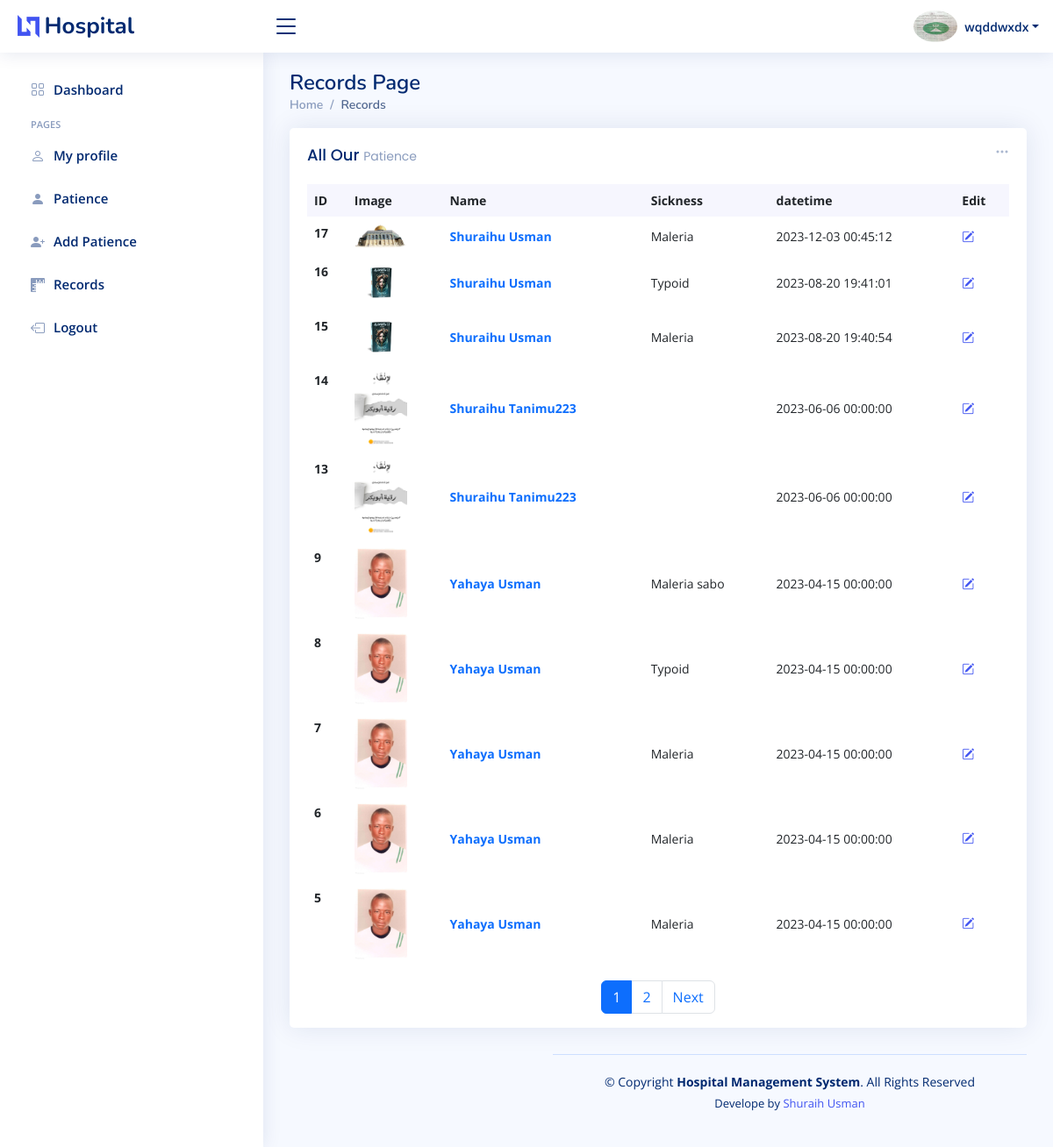
The app's page /record.php (signed in) with its own data.
### tables this page shows
CREATE TABLE `doctor` (
  `id` int(11) NOT NULL,
  `fullname` varchar(220) DEFAULT NULL,
  `username` varchar(20) DEFAULT NULL,
  `passwords` varchar(20) DEFAULT NULL,
  `images` varchar(250) DEFAULT NULL,
  `rank` varchar(15) DEFAULT NULL,
  `department` varchar(20) DEFAULT NULL,
  `gender` varchar(50) NOT NULL,
  `address` text NOT NULL
);

CREATE TABLE `record` (
  `id` int(11) NOT NULL,
  `sickness` varchar(220) DEFAULT NULL,
  `drug` varchar(50) DEFAULT NULL,
  `descriptions` varchar(200) DEFAULT NULL,
  `images` varchar(50) DEFAULT NULL,
  `pt_id` int(11) NOT NULL,
  `fullname` varchar(222) NOT NULL,
  `dates` datetime NOT NULL,
  `d_id` int(11) NOT NULL
);

### record.php (the view, shortened to what this page needs)
<?php
require_once('config/config.php');
require_once('includes/header.php');
if (isset($_GET['id'])) {
  $sql = "SELECT * FROM record WHERE id='".$_GET['id']."'";
$res = $db->query($sql);
$record = $res->fetch_assoc();
$sql = "SELECT * FROM patience WHERE id = '".$record['pt_id']."'";
$res = $db->query($sql);
$patience = $res->fetch_assoc();
$sql = $db->prepare("SELECT record.*, COALESCE(admin_tb.username, doctor.username) AS adc_name
 FROM record
 LEFT JOIN admin_tb ON record.d_id = admin_tb.id
 LEFT JOIN doctor ON record.d_id = doctor.id
 WHERE record.id=?
 ");
 $sql->bind_param('s',$_GET['id']);
 $sql->execute();
 $admin = $sql->get_result()->fetch_array();
 $admin =  $admin['adc_name'];
?>
<main id="main" class="main">
<div class="pagetitle">
  <h1>Record Page</h1>
  <nav>
    <ol class="breadcrumb">
      <li class="breadcrumb-item"><a href="dashboard.php">Home</a></li>
      <li class="breadcrumb-item active">Patience Record</li>
    </ol>
  </nav>
</div>
<section class="section profile">
      <div class="row">
        <div class="col-xl-4">
          <div class="card">
            <div class="card-body profile-card pt-4 d-flex flex-column align-items-center">
              <img src="admin/uploads/<?php echo $record['images'];?>" alt="Profile" class="rounded-circle">
              <h2><?php echo $patience['firstname'];?></h2>
              <h3><?php echo $patience['surname'].' '.$patience['middlename'];?></h3>
              <div class="social-links mt-2">
                <a href="#" class="twitter"><i class="bi bi-twitter"></i></a>
                <a href="#" class="facebook"><i class="bi bi-facebook"></i></a>
                <a href="#" class="instagram"><i class="bi bi-instagram"></i></a>
                <a href="#" class="linkedin"><i class="bi bi-linkedin"></i></a>
              </div>
<button type="button" class="btn btn-primary" data-bs-toggle="modal" data-bs-target="#myModal">
  Open Modal
</button>
            </div>
          </div>
        </div>
        <div class="col-xl-8">
          <div class="card">
            <div class="card-body pt-3">
              <ul class="nav nav-tabs nav-tabs-bordered" role="tablist">
                <li class="nav-item" role="presentation">
                  <button class="nav-link active" data-bs-toggle="tab" data-bs-target="#profile-overview" aria-selected="true" role="tab">Overview</button>
                </li>
                <li class="nav-item" role="presentation">
                  <button class="nav-link" data-bs-toggle="tab" data-bs-target="#profile-edit" aria-selected="false" tabindex="-1" role="tab">Record Details</button>
                </li>
                <li class="nav-item" role="presentation">
                  <button class="nav-link" data-bs-toggle="tab" data-bs-target="#profile-settings" aria-selected="false" tabindex="-1" role="tab">Drug Prescription</button>
                </li>
              </ul>
              <div class="tab-content pt-2">
                <div class="tab-pane fade show active profile-overview" id="profile-overview" role="tabpanel">
                  <h5 class="card-title">About</h5>
                  <p class="small fst-italic">Sunt est soluta temporibus accusantium neque nam maiores cumque temporibus. Tempora libero non est unde veniam est qui dolor. Ut sunt iure rerum quae quisquam autem eveniet perspiciatis odit. Fuga sequi sed ea saepe at unde.</p>
                  <h5 class="card-title">Patience Details</h5>
                  <div class="row">
                    <div class="col-lg-3 col-md-4 label ">First Name</div>
                    <div class="col-lg-9 col-md-8"><?php echo $patience['firstname'];?></div>
                  </div>
                  <div class="row">
                    <div class="col-lg-3 col-md-4 label">Surname / Middle Name</div>
                    <div class="col-lg-9 col-md-8"><?php echo $patience['surname'].' '.$patience['middlename'];?></div>
                  </div>
                  <div class="row">
                    <div class="col-lg-3 col-md-4 label">Gender</div>
                    <div class="col-lg-9 col-md-8"><?php echo $patience['gender'];?></div>
                  </div>
                  <div class="row">
                    <div class="col-lg-3 col-md-4 label">Address</div>
                    <div class="col-lg-9 col-md-8"><?php echo $patience['addresss'];?></div>
                  </div>
                  <div class="row">
                    <div class="col-lg-3 col-md-4 label">Created on</div>
                    <div class="col-lg-9 col-md-8"><?php echo $record['dates'];?></div>
                  </div>
                  <div class="row">
                    <div class="col-lg-3 col-md-4 label">Record open by</div>
                    <div class="col-lg-9 col-md-8"><?php echo $admin;?></div>
                  </div>
                </div>
                <div class="tab-pane fade show active profile-overview" id="profile-edit" role="tabpanel">
                  <div class="row">
                    <div class="col-lg-3 col-md-4 label">Sickness</div>
                    <div class="col-lg-9 col-md-8"><?php echo $record['sickness'];?></div>
                  </div>
                  <div class="row">
                    <div class="col-lg-3 col-md-4 label">Drug</div>
                    <div class="col-lg-9 col-md-8"><?php echo $record['drug'];?></div>
                  </div>
                  <div class="row">
                    <div class="col-lg-3 col-md-4 label">Assigned Doctor</div>
                    <div class="col-lg-9 col-md-8"><?php echo $admin;?></div>
                  </div>
                  <div class="row">
                    <div class="col-lg-3 col-md-4 label">Record date</div>
                    <div class="col-lg-9 col-md-8"><?php echo $record['dates'];?></div>
                  </div>
                </div>
                <div class="tab-pane fade show active profile-overview" id="profile-settings" role="tabpanel">
                  <div class="row">
                    <div class="col-lg-3 col-md-4 label">Description</div>
                    <div class="col-lg-9 col-md-8"><?php echo $record['descriptions'];?></div>
                  </div>
                </div>
                <div class="tab-pane fade pt-3" id="profile-change-password" role="tabpanel">
                  <form>
                    <div class="row mb-3">
                      <label for="currentPassword" class="col-md-4 col-lg-3 col-form-label">Current Password</label>
                      <div class="col-md-8 col-lg-9">
                        <input name="password" type="password" class="form-control" id="currentPassword">
                      </div>
                    </div>
                    <div class="row mb-3">
                      <label for="newPassword" class="col-md-4 col-lg-3 col-form-label">New Password</label>
                      <div class="col-md-8 col-lg-9">
                        <input name="newpassword" type="password" class="form-control" id="newPassword">
                      </div>
                    </div>
                    <div class="row mb-3">
                      <label for="renewPassword" class="col-md-4 col-lg-3 col-form-label">Re-enter New Password</label>
                      <div class="col-md-8 col-lg-9">
                        <input name="renewpassword" type="password" class="form-control" id="renewPassword">
                      </div>
                    </div>
                    <div class="text-center">
                      <button type="submit" class="btn btn-primary">Change Password</button>
                    </div>
                  </form>
                </div>
              </div>
            </div>
          </div>
        </div>
      </div>
    </section>
                    </main>
 <?php
} else {
$limit = 10;
$Cpage = isset($_GET['p']) ? $_GET['p'] : 1;
$start = ($Cpage - 1) * $limit;
$sql = "SELECT COUNT(*) AS all_records
FROM record";
$res = $db->query($sql);
$row = $res->fetch_assoc();
$allpost = $row['all_records'];
$allpages = ceil($allpost / $limit);
$sql ="SELECT * FROM record
ORDER BY id
DESC LIMIT $start, $limit";
$res = $db->query($sql);
?>
<main id="main" class="main">
<div class="pagetitle">
  <h1>Records Page</h1>
  <nav>
    <ol class="breadcrumb">
      <li class="breadcrumb-item"><a href="dashboard.php">Home</a></li>
      <li class="breadcrumb-item active">Records</li>
    </ol>
  </nav>
</div>
<section class="section dashboard">
      <div class="row">
      <div class="col-12">
    <div class="card top-selling overflow-auto">
      <div class="filter">
        <a class="icon" href="#" data-bs-toggle="dropdown"><i class="bi bi-three-dots"></i></a>
      </div>
      <div class="card-body pb-0">
       <h5 class="card-title">All Our  <span> Patience</span></h5>
            <table class="table table-borderless">
              <thead>
                <tr>
                <th scope="col">ID</th>
                  <th scope="col">Image</th>
                  <th scope="col"> Name</th>
                  <th scope="col">Sickness</th>
                  <th scope="col">datetime</th>
                  <th scope="col">Edit</th>
                </tr>
              </thead>
              <tbody>
              <?php
              while($row = $res->fetch_assoc()) { ?>
            <tr>
            <th scope="row"><?php echo $row['id'];?></th>
              <th scope="row"><img src="admin/uploads/<?php echo $row['images'];?>"/></th>
              <td><a href="record.php?id=<?php echo $row['id'];?>" class="text-primary fw-bold"><?php echo $row['fullname'];?> </a></td>
              <td><?php echo $row['sickness'];?></td>
              <td><?php echo $row['dates'];?></td>
              <td><a href="edit_rec.php?id=<?php echo $row['id'];?>"> <i class="bi bi-pencil-square"></i>   </a></td>
            </tr>
       <?php   } ?>
          </tbody>
        </table>
        <nav>
    <ul class="pagination justify-content-center">
        <?php
        $start_link = max(1, $Cpage - 1);
        $end_link = min($allpages, $Cpage + 1);
        for ($i = $start_link; $i <= $end_link; $i++) {
            if ($i == $Cpage) {
                echo '<li class="page-item active"><a class="page-link" href="#">' . $i . '</a></li>';
            } else {
                echo '<li class="page-item"><a class="page-link" href="?p=' . $i . '">' . $i . '</a></li>';
            }
        }
        if ($Cpage < $allpages) {
            echo '<li class="page-item"><a class="page-link" href="?p=' . ($Cpage + 1) . '">Next</a></li>';
        }
        ?>
    </ul>
</nav>
</div>
      </div>
    </div>
  </div>
<?php
}
require_once('includes/footer.php');
?>

### includes/header.php (shortened to what this page needs)
<?php
$stmt=$db->prepare('SELECT * FROM doctor WHERE username=?');
$stmt->bind_param('s',$_SESSION['username']);
$stmt->execute();
$Auth = $stmt->get_result()->fetch_array();
?>
  <!DOCTYPE html>
  <html>
  <head>
    <link href="assets/vendor/bootstrap/css/bootstrap.min.css" rel="stylesheet">
    <link href="assets/vendor/bootstrap-icons/bootstrap-icons.css" rel="stylesheet">
    <link href="assets/vendor/boxicons/css/boxicons.min.css" rel="stylesheet">
    <link href="assets/vendor/quill/quill.snow.css" rel="stylesheet">
    <link href="assets/vendor/quill/quill.bubble.css" rel="stylesheet">
    <link href="assets/vendor/remixicon/remixicon.css" rel="stylesheet">
    <link href="assets/vendor/simple-datatables/style.css" rel="stylesheet">
    <link href="assets/css/style.css" rel="stylesheet">
  </head>
  <body>
  <header id="header" class="header fixed-top d-flex align-items-center">
    <div class="d-flex align-items-center justify-content-between">
      <a href="index.html" class="logo d-flex align-items-center">
        <img src="assets/img/logo.png" alt="">
        <span class="d-none d-lg-block">Hospital</span>
      </a>
      <i class="bi bi-list toggle-sidebar-btn"></i>
    </div>
    <nav class="header-nav ms-auto">
      <ul class="d-flex align-items-center">
        <li class="nav-item dropdown pe-3">
          <a class="nav-link nav-profile d-flex align-items-center pe-0" href="#" data-bs-toggle="dropdown">
            <img src="admin/uploads/<?=$Auth['images'];?>" width="50px" alt="Profile" class="rounded-circle">
            <span class="d-none d-md-block dropdown-toggle ps-2"><?=$Auth['username'];?></span>
          </a>
        </li>
      </ul>
    </nav>
  </header>
  <aside id="sidebar" class="sidebar">
    <ul class="sidebar-nav" id="sidebar-nav">
      <li class="nav-item">
        <a class="nav-link collapsed" href="dashboard.php">
          <i class="bi bi-grid"></i>
          <span>Dashboard</span>
        </a>
      </li>
      <li class="nav-heading">Pages</li>
      <li class="nav-item">
        <a class="nav-link collapsed" href="user.php">
          <i class="bi bi-person"></i>
          <span>My profile</span>
        </a>
      </li>
      <li class="nav-item">
        <a class="nav-link collapsed" href="patient.php">
          <i class="bi bi-person-fill"></i>
          <span>Patience</span>
        </a>
      </li>
      <li class="nav-item">
        <a class="nav-link collapsed" href="add_pat.php">
          <i class="bi bi-person-plus-fill"></i>
          <span>Add Patience</span>
        </a>
      </li>
      <li class="nav-item">
        <a class="nav-link collapsed" href="record.php">
          <i class="bi bi-rulers"></i>
          <span>Records</span>
        </a>
      </li>
      <li class="nav-item">
        <a class="nav-link collapsed" href="logout.php">
          <i class="bi bi-box-arrow-left"></i>
          <span>Logout</span>
        </a>
      </li>
    </ul>
  </aside>

### records on screen
doctor: images (picture), username "wqddwxdx"
record: id "17", images (picture), fullname "Shuraihu Usman", sickness "Maleria", dates "2023-12-03 00:45:12"
record: id "16", images (picture), fullname "Shuraihu Usman", sickness "Typoid", dates "2023-08-20 19:41:01"
record: id "15", images (picture), fullname "Shuraihu Usman", sickness "Maleria", dates "2023-08-20 19:40:54"
record: id "14", images (picture), fullname "Shuraihu Tanimu223", dates "2023-06-06 00:00:00"
record: id "13", images (picture), fullname "Shuraihu Tanimu223", dates "2023-06-06 00:00:00"
record: id "9", images (picture), fullname "Yahaya Usman", sickness "Maleria sabo", dates "2023-04-15 00:00:00"
record: id "8", images (picture), fullname "Yahaya Usman", sickness "Typoid", dates "2023-04-15 00:00:00"
record: id "7", images (picture), fullname "Yahaya Usman", sickness "Maleria", dates "2023-04-15 00:00:00"
record: id "6", images (picture), fullname "Yahaya Usman", sickness "Maleria", dates "2023-04-15 00:00:00"
record: id "5", images (picture), fullname "Yahaya Usman", sickness "Maleria", dates "2023-04-15 00:00:00"
